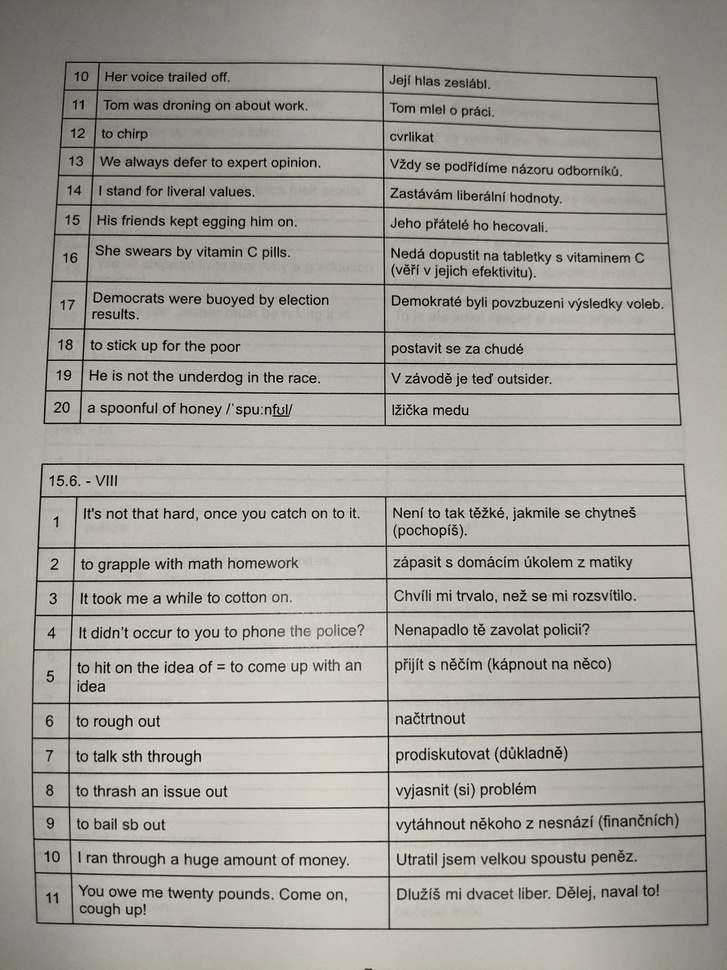
#> input picture python_intro/py_tess/test2.jpg, 727 x 970 px, shrunk from 3024 x 4032 before the run, found by its file name
$ python ocr.py
#> lines starting #> are read from the running program, lines starting #| are printed output that depends on the picture; after the words box and inside, x2 and y2 are one past the last pixel; in counts of white or black regions, pixels touching at a corner belong together

import pytesseract
import cv2


pytesseract.pytesseract.tesseract_cmd = r'C:\Program Files\Tesseract-OCR\tesseract.exe'


img = cv2.imread(r'C:\Users\Pc\Desktop\vsCodes\2021_3e_wa_s2_trousil\python_intro\py_tess\test2.jpg')
#> img is the input picture: shape (970, 727, 3); mean B, G, R 152.4, 159.9, 166.4
result = img.copy()
img_grey = cv2.cvtColor(img, cv2.COLOR_BGR2GRAY)
img_thresh = cv2.threshold(img_grey,0,255,cv2.THRESH_BINARY_INV + cv2.THRESH_OTSU)[1]
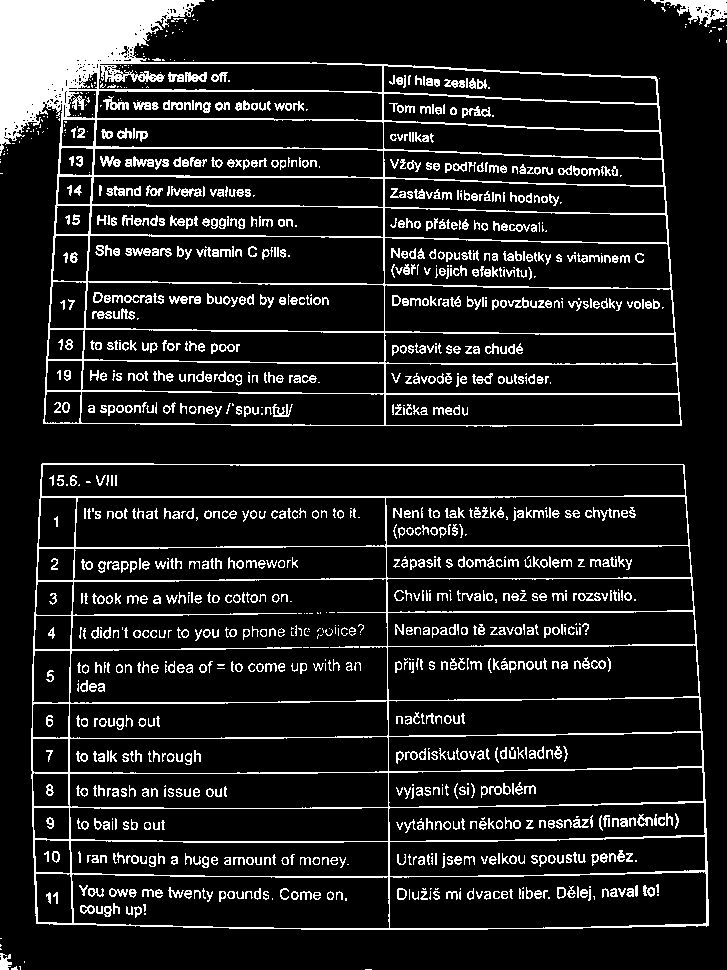
#> img_thresh: shape (970, 727); 12.3% white; 1255 white regions (360 under 20 px), largest, box (x1, y1, x2, y2) and area: (0, 0, 682, 427) 31101, (31, 463, 709, 930) 17292, (651, 0, 727, 27) 900

horizontal_kernel = cv2.getStructuringElement(cv2.MORPH_RECT, (30,1))
detect_horizontal = cv2.morphologyEx(img_thresh, cv2.MORPH_OPEN, horizontal_kernel, iterations=2)
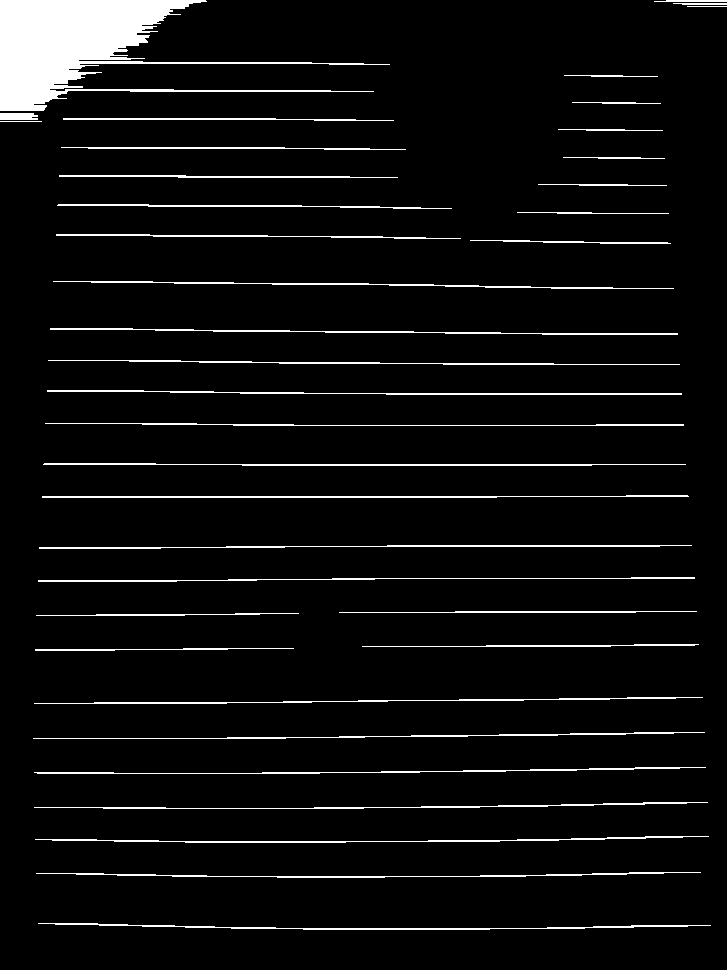
#> detect_horizontal: shape (970, 727); 5.3% white; 38 white regions
cnts = cv2.findContours(detect_horizontal, cv2.RETR_EXTERNAL, cv2.CHAIN_APPROX_SIMPLE)
#> cnts = 38 contours, 2 with area under 20; largest, box (x1, y1, x2, y2) and area: (0, 0, 390, 111) 12762, (42, 495, 689, 498) 516, (38, 923, 711, 930) 503, (47, 390, 682, 395) 500, (50, 328, 678, 335) 479
cnts = cnts[0] if len(cnts) == 2 else cnts[1]
for c in cnts:
    cv2.drawContours(img_thresh, [c], -1, (0,0,0), cv2.FILLED)
#> this loop made 38 passes
#> c on passes 30, 35: [[0, 121], [41, 121]], [[687, 6], [726, 6]]
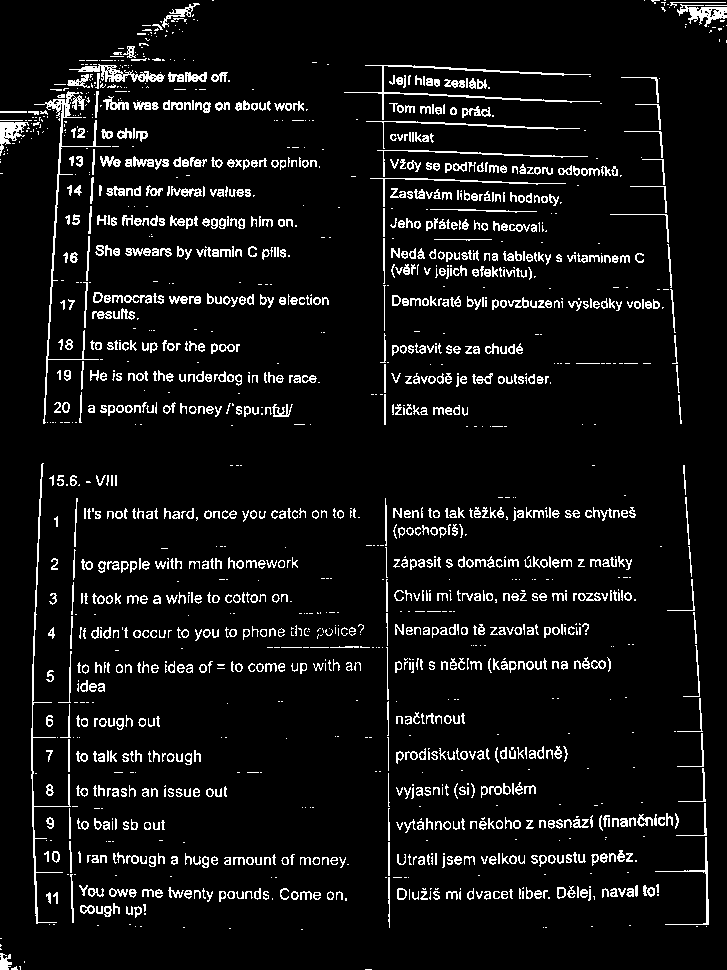
#> img_thresh: shape (970, 727); 7% white in thin lines or dots

vertical_kernel = cv2.getStructuringElement(cv2.MORPH_RECT, (1,30))
#> vertical_kernel = 30 values from 1 to 1
detect_vertical = cv2.morphologyEx(img_thresh, cv2.MORPH_OPEN, vertical_kernel, iterations=2)
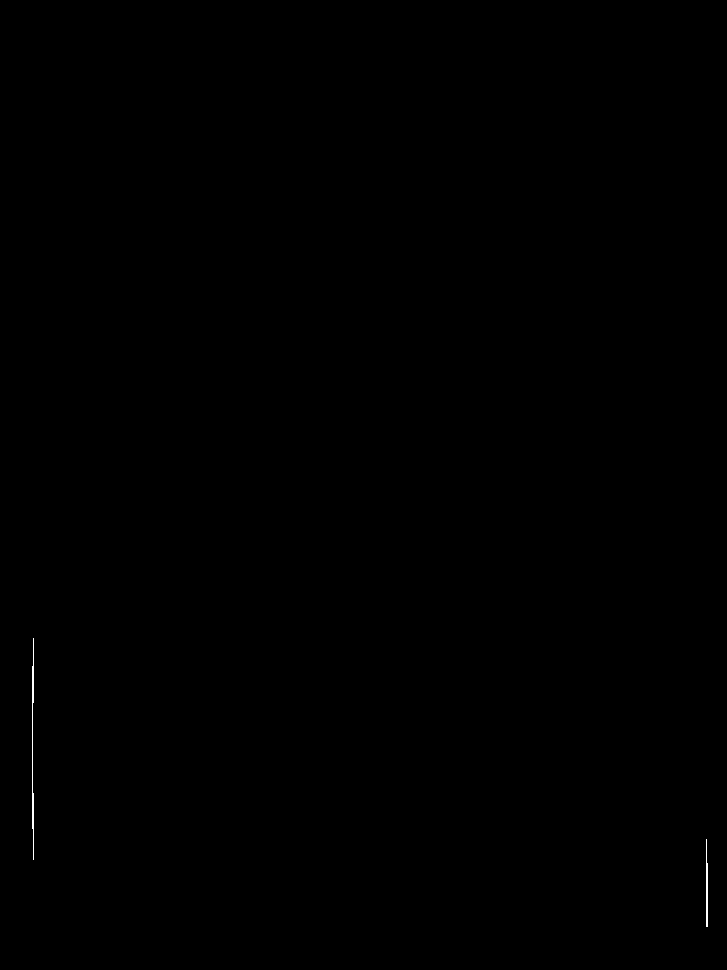
#> detect_vertical: shape (970, 727); 0.06% white in thin lines or dots, all inside (x1, y1, x2, y2) = (32, 638, 708, 927)
cnts = cv2.findContours(detect_vertical, cv2.RETR_EXTERNAL, cv2.CHAIN_APPROX_SIMPLE)
#> cnts = 2 contours; box (x1, y1, x2, y2) and area: (32, 638, 34, 860) 73, (706, 839, 708, 927) 64
cnts = cnts[0] if len(cnts) == 2 else cnts[1]
for c in cnts:
    cv2.drawContours(img_thresh, [c], -1, (0,0,0), cv2.FILLED)
#> this loop made 2 passes
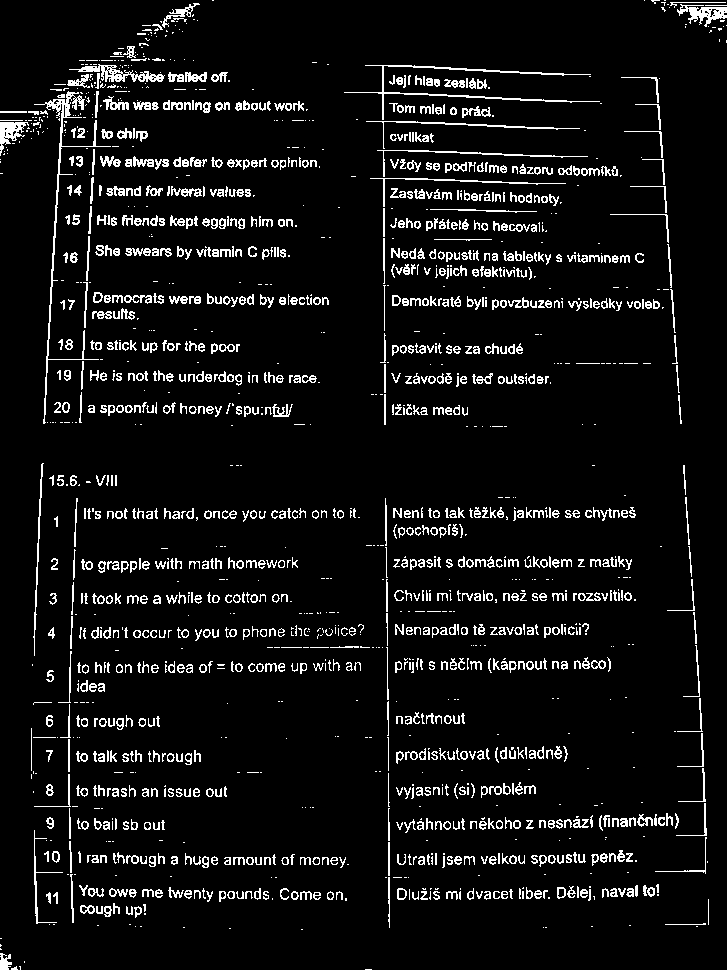
#> img_thresh: shape (970, 727); 7% white in thin lines or dots


cv2.imshow("treti",img_thresh)
cv2.imshow("result",result)

cv2.waitKey(0)
cv2.destroyAllWindows()


#> (the run stopped early here; a loop or call above may not have finished)
